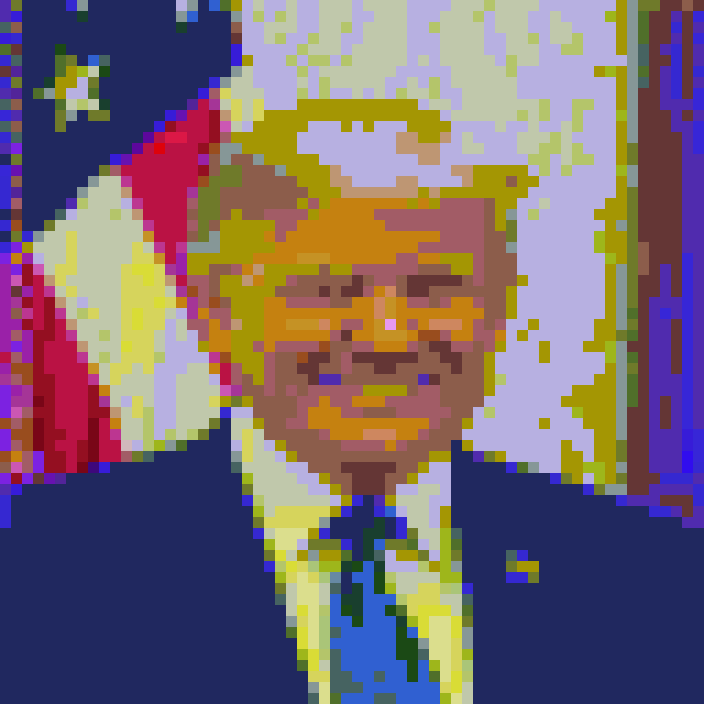

The Python source for this figure:
#coding:utf-8

import os
import sys
import random
import argparse
import numpy as np
from PIL import Image

def getImages(file_dir):
    files = os.listdir(file_dir)
    images = []
    # cnt = 0
    for file in files:
        # cnt+=1
        filePath = os.path.abspath(os.path.join(file_dir,file))
        try:
            fp = open(filePath,"rb")
            image = Image.open(fp)
            images.append(image)
            image.load()
            fp.close()   #节约资源
        except:
            print ("Invail Images : %s" % (filePath))
    # print ("cnt= %d"%cnt)
    return images

def get_Average_RGB(images):
    image  = np.array(images)
    # print image
    w,h,d= image.shape
    return tuple(np.average(image.reshape(w * h,d) ,axis=0))

def splitImage(image,size):
    W = image.size[0]
    H = image.size[1]
    m , n = size
    w = int(W / n)
    h = int(H / m)
    images = []
    for i in range(m):
        for j in range(n):
            images.append(image.crop((j * w, i * h, (j + 1) * w,(i + 1) * h)))
    return images

def get_best_match(input_avg,avgs):
    avg = input_avg
    index = 0
    min_index = 0
    min_dis = float("inf")
    for val in avgs:
        dis = ((val[0] - avg[0]) ** 2 + (val[1] - avg[1]) ** 2 + (val[2] - val[2]) ** 2)
        if dis  < min_dis:
            min_dis = dis
            min_index = index
        index += 1

    return min_index

def creatImageGrid(images,dims):
    m,n = dims
    assert m * n == len(images)

    width = max([img.size[0] for img in images])
    height = max([img.size[1] for img in images])

    #创建输出图像
    grid_img = Image.new('RGB',(n * width, m * height))

    for index in range(len(images)):
        row = int(index / n)
        col = index - n * row
        grid_img.paste(images[index] , (col * width, row * height))

    return grid_img

def creat_mosaic(target_image, input_image, grid_size, reuse_image = True):
    print ("splitting image now...")
    target_image = splitImage(target_image,grid_size)
    print ("Finding image match...")
    output_image = []
    cnt = 0
    batch_size = int(len(target_image) / 10)
    avgs = []
    for img in input_image:
        avgs.append(get_Average_RGB(img))

    for img in target_image:
        avg = get_Average_RGB(img)
        mathch_index = get_best_match(avg,avgs)
        output_image.append(input_image[mathch_index])

        if cnt > 0 and batch_size > 10 and (cnt % batch_size) == 0 :
            print ("processing %d of %d ..." % (cnt,len(target_image)))
        cnt += 1
        if not reuse_image:
            input_image.remove(mathch_index)

    mosaic_image = creatImageGrid(output_image,grid_size)
    return mosaic_image


if __name__ == "__main__":
    args = 128,128
    # 载入目标图像
    target_image = Image.open("source.png")
    # 从目录下读入小块图像
    print('Reading input images...')
    input_images = getImages("DataSet")
    # 判断小块图像列表是否为空
    if input_images == []:
        print("No input images found in %s. Exiting")
        exit()
    random.shuffle(input_images) # 是否使用随机列表,来增加输出的多样性
    grid_size = 64,64 # 打码的小方块大小
    output_filename = 'mosaic.png' # 输出文件名
    reuse_images = True # 是否允许重用输入的图片
    resize_input = True  # 是否调整输入图片的大小来适应网格

    # 如果不能重复利用图片, 验证 m*n <= num_of_images 是否成立
    if not reuse_images:
        if grid_size[0] * grid_size[1] > len(input_images):
            print('grid size less than number of images')
            exit()
    # 重新调整输入图片的大小
    if resize_input:
        # 根据给定的网格大小，统计宽度和高度的最大值
        dims = (int(target_image.size[0] / grid_size[1]),
                int(target_image.size[1] / grid_size[0]))
        # 调整图片大小
        for img in input_images:
            img.thumbnail(dims)

    mosaic_image = creat_mosaic(target_image, input_images, grid_size, reuse_images)  # 创建照片马赛克
    mosaic_image.save(output_filename, 'PNG')# 保存 mosaic 到文件
    print('Done.')
